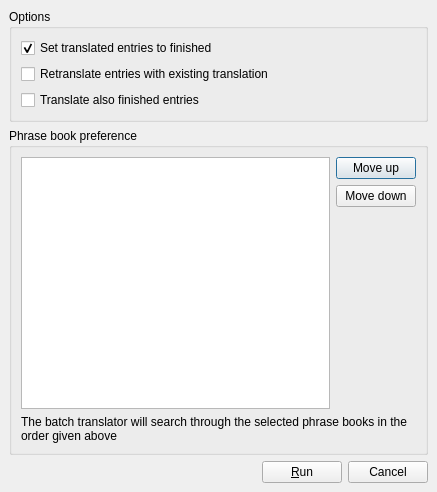
<?xml version="1.0" encoding="UTF-8"?>
<ui version="4.0">
 <comment>*********************************************************************
**
** Copyright (C) 2009 Nokia Corporation and/or its subsidiary(-ies).
** All rights reserved.
** Contact: Nokia Corporation (qt-info@nokia.com)
**
** This file is part of the Qt Linguist of the Qt Toolkit.
**
** $QT_BEGIN_LICENSE:LGPL$
** No Commercial Usage
** This file contains pre-release code and may not be distributed.
** You may use this file in accordance with the terms and conditions
** contained in the Technology Preview License Agreement accompanying
** this package.
**
** GNU Lesser General Public License Usage
** Alternatively, this file may be used under the terms of the GNU Lesser
** General Public License version 2.1 as published by the Free Software
** Foundation and appearing in the file LICENSE.LGPL included in the
** packaging of this file.  Please review the following information to
** ensure the GNU Lesser General Public License version 2.1 requirements
** will be met: http://www.gnu.org/licenses/old-licenses/lgpl-2.1.html.
**
** In addition, as a special exception, Nokia gives you certain additional
** rights.  These rights are described in the Nokia Qt LGPL Exception
** version 1.1, included in the file LGPL_EXCEPTION.txt in this package.
**
** If you have questions regarding the use of this file, please contact
** Nokia at qt-info@nokia.com.
**
**
**
**
**
**
**
**
** $QT_END_LICENSE$
**
*********************************************************************</comment>
 <class>BatchTranslationDialog</class>
 <widget class="QDialog" name="batchTranslationDialog">
  <property name="geometry">
   <rect>
    <x>0</x>
    <y>0</y>
    <width>437</width>
    <height>492</height>
   </rect>
  </property>
  <property name="windowTitle">
   <string>Qt Linguist - Batch Translation</string>
  </property>
  <layout class="QVBoxLayout">
   <property name="spacing">
    <number>6</number>
   </property>
   <property name="margin">
    <number>9</number>
   </property>
   <item>
    <widget class="QGroupBox" name="groupBox">
     <property name="sizePolicy">
      <sizepolicy hsizetype="Preferred" vsizetype="Maximum">
       <horstretch>0</horstretch>
       <verstretch>0</verstretch>
      </sizepolicy>
     </property>
     <property name="title">
      <string>Options</string>
     </property>
     <layout class="QVBoxLayout">
      <property name="spacing">
       <number>6</number>
      </property>
      <property name="margin">
       <number>9</number>
      </property>
      <item>
       <widget class="QCheckBox" name="ckMarkFinished">
        <property name="toolTip">
         <string/>
        </property>
        <property name="checked">
         <bool>true</bool>
        </property>
        <property name="text">
         <string>Set translated entries to finished</string>
        </property>
       </widget>
      </item>
      <item>
       <widget class="QCheckBox" name="ckTranslateTranslated">
        <property name="checked">
         <bool>false</bool>
        </property>
        <property name="text">
         <string>Retranslate entries with existing translation</string>
        </property>
       </widget>
      </item>
      <item>
       <widget class="QCheckBox" name="ckTranslateFinished">
        <property name="toolTip">
         <string>Note that the modified entries will be reset to unfinished if 'Set translated entries to finished' above is unchecked</string>
        </property>
        <property name="text">
         <string>Translate also finished entries</string>
        </property>
       </widget>
      </item>
     </layout>
    </widget>
   </item>
   <item>
    <widget class="QGroupBox" name="groupBox_2">
     <property name="sizePolicy">
      <sizepolicy hsizetype="Preferred" vsizetype="Minimum">
       <horstretch>0</horstretch>
       <verstretch>0</verstretch>
      </sizepolicy>
     </property>
     <property name="title">
      <string>Phrase book preference</string>
     </property>
     <layout class="QVBoxLayout">
      <property name="spacing">
       <number>6</number>
      </property>
      <property name="margin">
       <number>9</number>
      </property>
      <item>
       <layout class="QHBoxLayout">
        <property name="spacing">
         <number>6</number>
        </property>
        <property name="margin">
         <number>0</number>
        </property>
        <item>
         <widget class="QListView" name="phrasebookList">
          <property name="uniformItemSizes">
           <bool>true</bool>
          </property>
         </widget>
        </item>
        <item>
         <layout class="QVBoxLayout">
          <property name="spacing">
           <number>6</number>
          </property>
          <property name="margin">
           <number>0</number>
          </property>
          <item>
           <widget class="QPushButton" name="moveUpButton">
            <property name="text">
             <string>Move up</string>
            </property>
           </widget>
          </item>
          <item>
           <widget class="QPushButton" name="moveDownButton">
            <property name="text">
             <string>Move down</string>
            </property>
           </widget>
          </item>
          <item>
           <spacer>
            <property name="orientation">
             <enum>Qt::Vertical</enum>
            </property>
            <property name="sizeHint" stdset="0">
             <size>
              <width>20</width>
              <height>40</height>
             </size>
            </property>
           </spacer>
          </item>
         </layout>
        </item>
       </layout>
      </item>
      <item>
       <widget class="QLabel" name="label">
        <property name="text">
         <string>The batch translator will search through the selected phrase books in the order given above</string>
        </property>
        <property name="wordWrap">
         <bool>true</bool>
        </property>
       </widget>
      </item>
     </layout>
    </widget>
   </item>
   <item>
    <layout class="QHBoxLayout">
     <property name="spacing">
      <number>6</number>
     </property>
     <property name="margin">
      <number>0</number>
     </property>
     <item>
      <spacer>
       <property name="orientation">
        <enum>Qt::Horizontal</enum>
       </property>
       <property name="sizeHint" stdset="0">
        <size>
         <width>40</width>
         <height>20</height>
        </size>
       </property>
      </spacer>
     </item>
     <item>
      <widget class="QPushButton" name="runButton">
       <property name="text">
        <string>&amp;Run</string>
       </property>
      </widget>
     </item>
     <item>
      <widget class="QPushButton" name="cancelButton">
       <property name="text">
        <string>Cancel</string>
       </property>
      </widget>
     </item>
    </layout>
   </item>
  </layout>
 </widget>
 <resources/>
 <connections>
  <connection>
   <sender>cancelButton</sender>
   <signal>clicked()</signal>
   <receiver>batchTranslationDialog</receiver>
   <slot>reject()</slot>
   <hints>
    <hint type="sourcelabel">
     <x>388</x>
     <y>461</y>
    </hint>
    <hint type="destinationlabel">
     <x>188</x>
     <y>465</y>
    </hint>
   </hints>
  </connection>
 </connections>
</ui>
